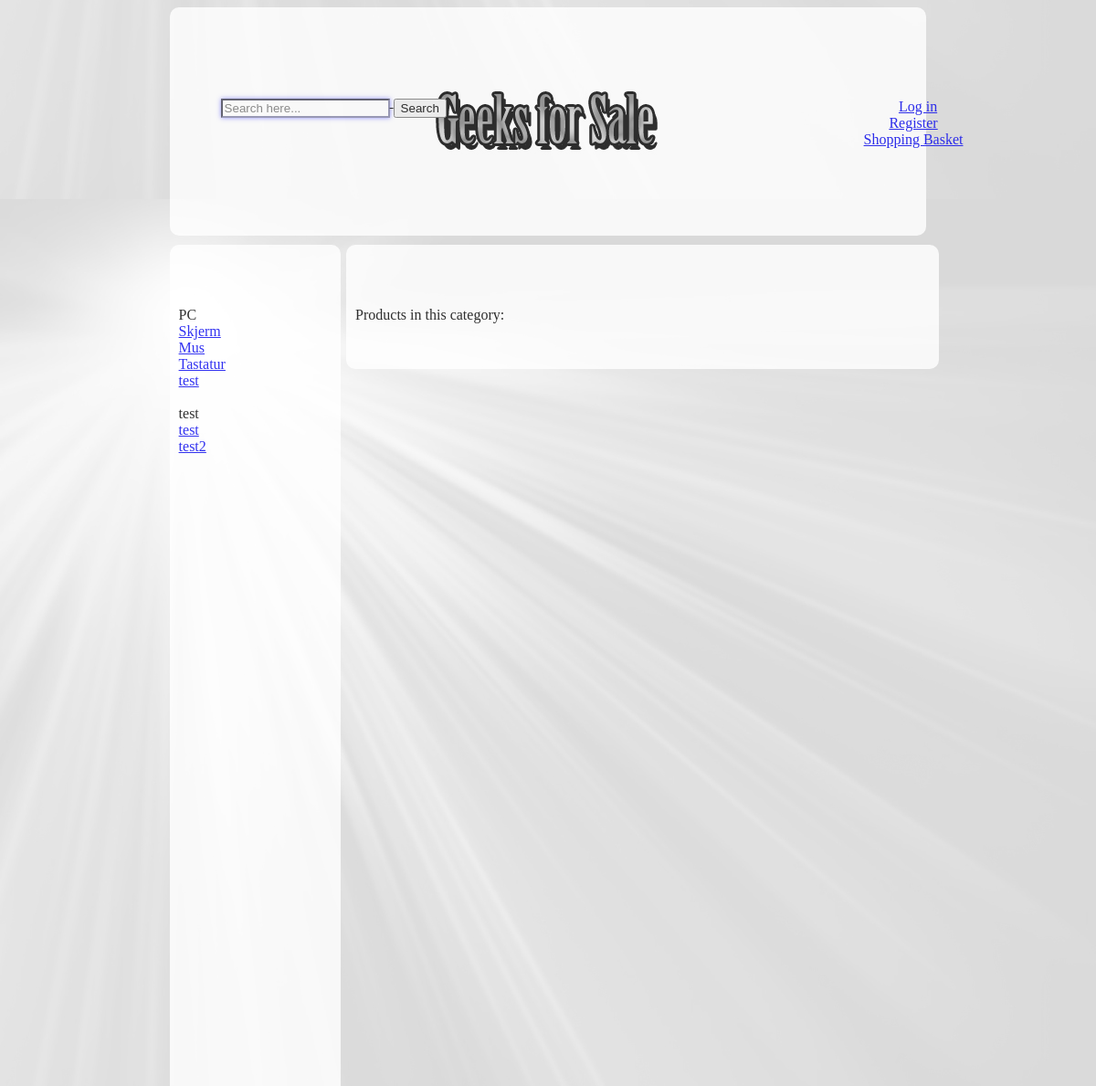
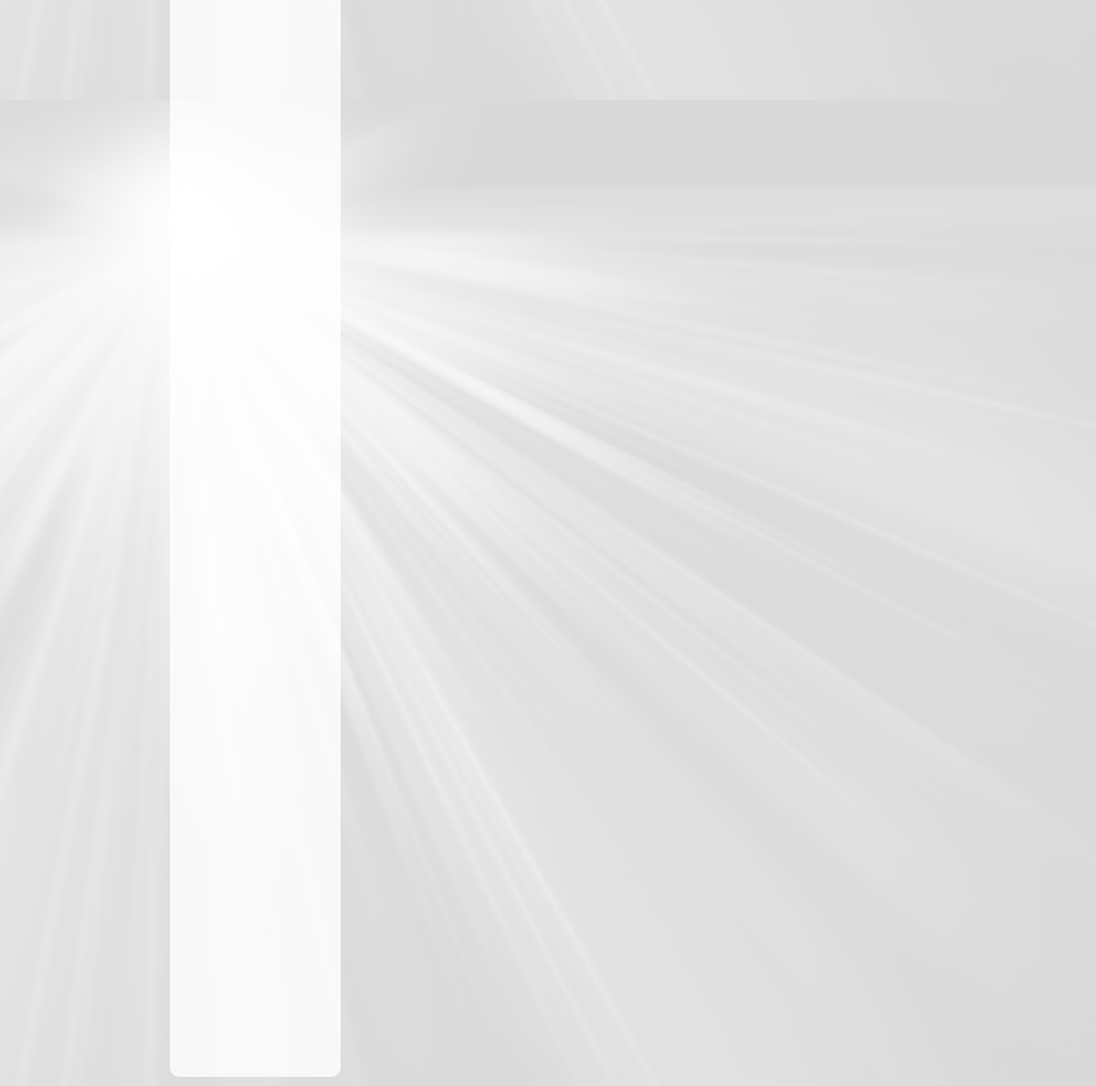
/productcategory.php, run on the app's committed database (2 pictures, top to bottom).
### tables this page shows
CREATE TABLE IF NOT EXISTS `productcategory` (
  `id` int(10) unsigned NOT NULL AUTO_INCREMENT,
  `categoryName` text NOT NULL,
  PRIMARY KEY (`id`)
);

CREATE TABLE IF NOT EXISTS `subcategory` (
  `id` int(10) unsigned NOT NULL AUTO_INCREMENT,
  `name` text NOT NULL,
  `categoryid` int(11) NOT NULL,
  PRIMARY KEY (`id`),
  KEY `categoryid` (`categoryid`)
);

### menu.php (the view)
<?php
require "db.php";
$sql = "Select * from productcategory";
$sth = $db->prepare($sql);
$sth->execute();
$sth->setFetchMode(PDO::FETCH_ASSOC);
while($row = $sth->fetch()){
	echo "<br>".$row['categoryName']."<br>";
	$sql = "Select * from subcategory where categoryid = ".$row['id'];
	$sth2 = $db->prepare($sql);
	$sth2->execute();
	$sth2->setFetchMode(PDO::FETCH_ASSOC);
	while($rows = $sth2->fetch()){
		echo "<a href=\"productcategory.php?id=".$rows['id']."\">".$rows['name']."</a><br>";
	}
}
?>

### StyleIndex.css (style rules this page uses)
body { background-image:url('Background2.jpg'); background-attachment: fixed; background-position: right bottom; background-repeat: repeat; background-color: #000000; }

### data on the page
productcategory: categoryName "PC"
subcategory: name "Skjerm"
subcategory: name "Mus"
subcategory: name "Tastatur"
subcategory: name "test"
productcategory: categoryName "test"
subcategory: name "test"
subcategory: name "test2"
